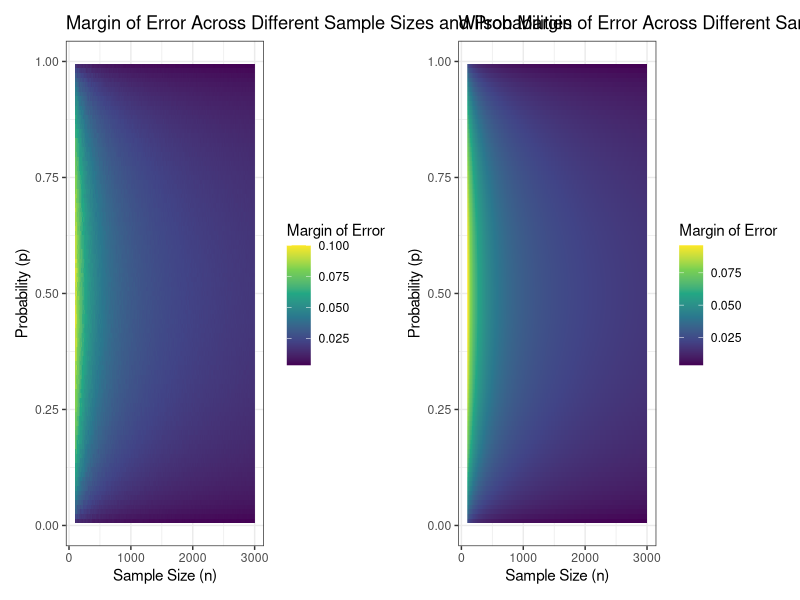

Write R code to recreate this figure.
###########################################################################
# HW 10
# Avery Johnson
# MATH 240 - SPRING 2025
###########################################################################

library(tidyverse)
################################################################################
# 1) Basic Simulation
################################################################################

# for sample size of 1004
samp.size <- 1004 # sample size
p_true <- 0.39
simulations <- 10000

sample_counts <- rbinom(simulations, size=samp.size, prob=p_true)
sample_proportions <- sample_counts/samp.size

og.sample <- tibble(proportion=sample_proportions)

sample.1004.plot <- ggplot(data=og.sample)+
  geom_histogram(aes(x=proportion, y=after_stat(density)), color="lightgrey") +
  geom_density(aes(x = proportion), color = "red")+
  geom_hline(yintercept=0)+
  theme_bw()+
  xlab("Sample Proportion")+
  ylab("Density") +
  ggtitle("Sampling Distribution (n=1004)")

middle.95.range.1004 <- quantile(sample_proportions, probs = c(0.025, 0.975))
middle.range.1004 <- middle.95.range.1004[2] - middle.95.range.1004[1]
margin.error.1004 <- middle.range.1004 / 2
  
# for sample size of 2008
samp.size.2 <- 2008 # sample size
p_true <- 0.39
simulations <- 10000

sample_counts.2 <- rbinom(simulations, size=samp.size.2, prob=p_true)
sample_proportions.2 <- sample_counts.2/samp.size.2

og.sample.2 <- tibble(proportion=sample_proportions.2)

sample.2008.plot <- ggplot(data=og.sample.2)+
  geom_histogram(aes(x=proportion, y=after_stat(density)), color="lightgrey") +
  geom_density(aes(x = proportion), color = "red")+
  geom_hline(yintercept=0)+
  theme_bw()+
  xlab("Sample Proportion")+
  ylab("Density") +
  ggtitle("Sampling Distribution (n=2008)")

middle.95.range.2008 <- quantile(sample_proportions.2, probs = c(0.025, 0.975))
middle.range.2008 <- middle.95.range.2008[2] - middle.95.range.2008[1]
margin.error.2008 <- middle.range.2008 / 2

library(patchwork)
sample.plots <- sample.1004.plot + sample.2008.plot

results_table <- tibble(
  `Sample Size` = c(1004, 2008),
  `Lower Bound (95%)` = c(middle.95.range.1004[1], middle.95.range.2008[1]),
  `Upper Bound (95%)` = c(middle.95.range.1004[2], middle.95.range.2008[2]),
  `Margin of Error` = c(margin.error.1004, margin.error.2008)
)
view(results_table)

################################################################################
# 2) Resampling
################################################################################

satisfied.prop <- 0.39
dissatisfied.prop <- 0.59
no.opinion.prop <- 0.02
samp.size <- 1004

# data frame from Gallup survey
gallup.sample <- tibble(id          = 1:samp.size,
                        response = c(rep("Satisfied", round(satisfied.prop * samp.size)), 
                                 rep("Not Satisfied", round(dissatisfied.prop * samp.size)),
                                 rep("No Opinion", round(no.opinion.prop * samp.size)))
)

# resamples
R <- 1000
resamples <- tibble(p.hat = numeric(R))

for (i in 1:R) {
  curr.resample <- sample(gallup.sample$response, size=samp.size, replace=T)
  resamples$p.hat[i] <- mean(curr.resample == "Satisfied")
}

resampling.plot <- ggplot(data=resamples) +
  geom_histogram(aes(x = p.hat, y = after_stat(density)), color = "lightgrey", bins = 30) +
  geom_density(aes(x = p.hat), color="red") +
  geom_hline(yintercept=0) +
  theme_bw() +
  xlab(bquote(hat(p)))+
  ylab("Density") +
  ggtitle(bquote("Resampling Distribution of " ~ hat(p)))

middle_95_range_resample <- quantile(resamples$p.hat, probs = c(0.025, 0.975))
margin_error_resample <- (middle_95_range_resample[2] - middle_95_range_resample[1]) / 2


results_table <- tibble(
  `Sample Size` = c("Simulation (n=1004)", "Simulation (n=2008)", "Resample"),
  `Lower Bound (95%)` = c(middle.95.range.1004[1], middle.95.range.2008[1], middle_95_range_resample[1]),
  `Upper Bound (95%)` = c(middle.95.range.1004[2], middle.95.range.2008[2], middle_95_range_resample[2]),
  `Margin of Error` = c(margin.error.1004, margin.error.2008, margin_error_resample)
)
view(results_table)


################################################################################
# 3) Simulation over n and p
################################################################################

n_values <- seq(100, 3000, by=10)
p_values <- seq(0.01, 0.99, by=0.01)
simulations <- 10000

# initialize an empty tibble
margin_error_results <- tibble(n = numeric(), 
                               p = numeric(), 
                               margin_error = numeric())

for (n in n_values) {
  for (p in p_values) {
    sample_counts <- rbinom(simulations, size=n, prob=p)
    sample_proportions <- sample_counts/n
    middle_95_range <- quantile(sample_proportions, probs = c(0.025, 0.975))
    margin_error <- (middle_95_range[2] - middle_95_range[1]) / 2
    
    margin_error_results<- bind_rows(margin_error_results, 
                                     tibble(n=n, p=p, margin_error=margin_error))
  }
}
view(margin_error_results)

me.plot <- ggplot(data=margin_error_results, aes(x=n, y=p, fill=margin_error)) +
  geom_raster() +
  scale_fill_viridis_c(name="Margin of Error") + 
  theme_bw() +
  ggtitle("Margin of Error Across Different Sample Sizes and Probabilities") +
  xlab("Sample Size (n)") +
  ylab("Probability (p)")
  
################################################################################
# 4) Actual Margin of Error Calculation
################################################################################

n_values <- seq(100, 3000, by=10)
p_values <- seq(0.01, 0.99, by=0.01)
z <- qnorm(0.975)  # 95% confidence interval

wilson_margin_error_results <- tibble(n = numeric(), 
                               p = numeric(), 
                               margin_error = numeric())

for (n in n_values) {
  for (p in p_values) {
    numerator <- sqrt((n * p * (1-p)) + (z^2 / 4))
    denominator <- n + z^2
    margin_error <- z * (numerator/denominator)
    
    wilson_margin_error_results <- bind_rows(wilson_margin_error_results,
                                             tibble(n=n, p=p, margin_error=margin_error))
  }
}

wilson.me.plot <- ggplot(data=wilson_margin_error_results, aes(x=n, y=p, fill=margin_error)) +
  geom_raster() +
  scale_fill_viridis_c(name="Margin of Error") +
  theme_bw() +
  ggtitle("Wilson Margin of Error Across Different Sample Sizes and Probabilities") +
  xlab("Sample Size (n)") +
  ylab("Probability (p)")

library(patchwork)
me.plot + wilson.me.plot
